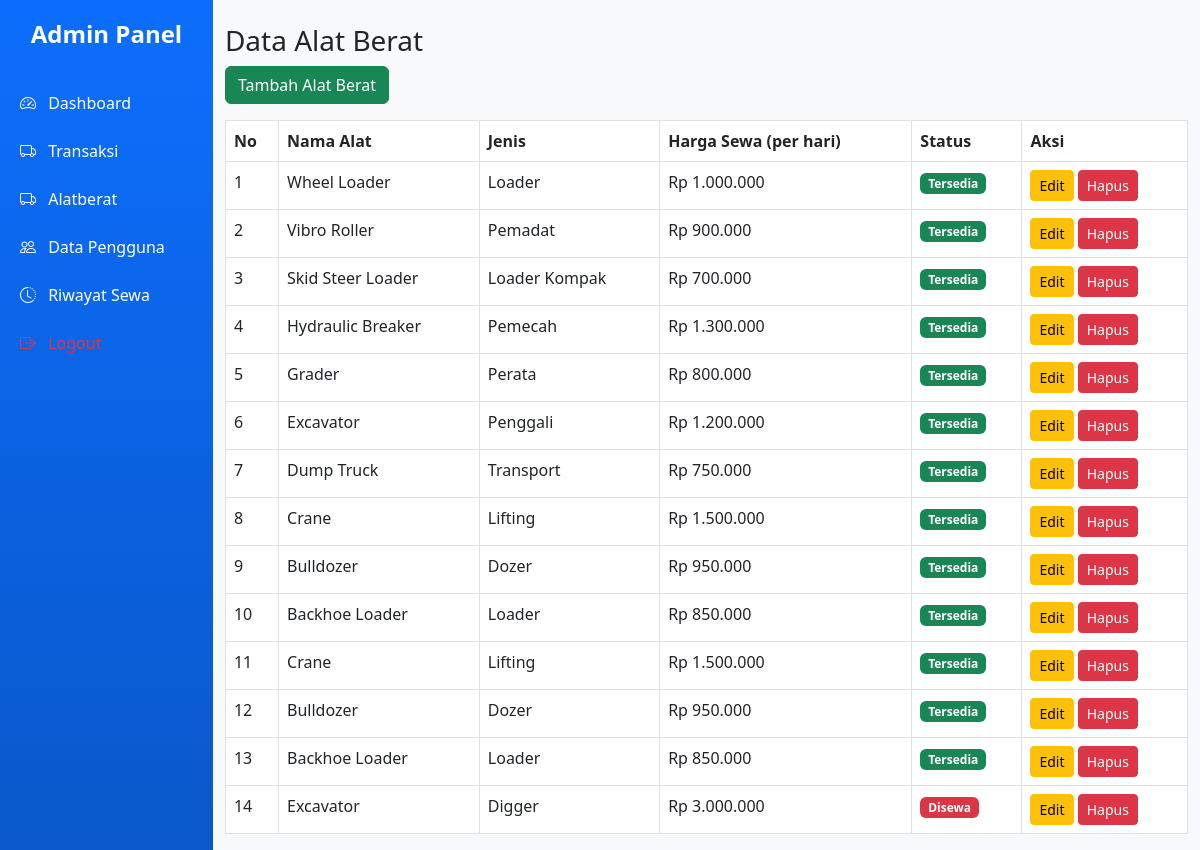
The page /admin/alat_berat.php (signed in) on the database as committed earlier.
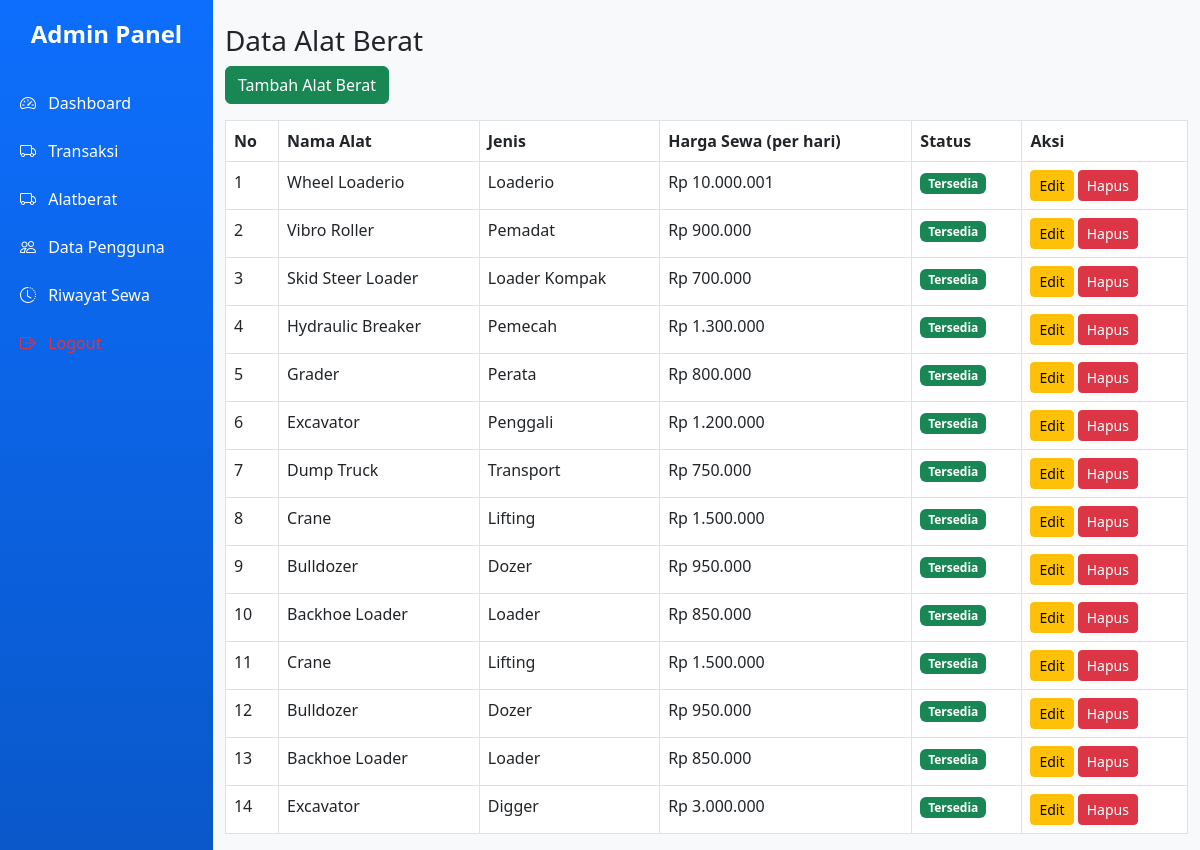
The same page on the database as committed later.
### tables this page shows
CREATE TABLE `alat_berat` (
  `id` int NOT NULL,
  `nama_alat` varchar(100) DEFAULT NULL,
  `jenis` varchar(50) DEFAULT NULL,
  `harga_per_hari` int DEFAULT NULL,
  `foto` varchar(255) DEFAULT NULL,
  `status` enum('tersedia','disewa') DEFAULT 'tersedia',
  `id_kategori` int DEFAULT NULL
);

### admin/alat_berat.php (the view, shortened to what this page needs)
<?php
include "../config/db.php";
$action = $_GET['action'] ?? '';
$data = mysqli_query($conn, "SELECT * FROM alat_berat ORDER BY id DESC");
?>
<!DOCTYPE html>
<html lang="id">
<head>
    <link href="https://cdn.jsdelivr.net/npm/bootstrap@5.3.0/dist/css/bootstrap.min.css" rel="stylesheet">
</head>
<body>
    <?php include "sidebar_admin.php"; ?>
    <div class="container mt-4">
        <h3>Data Alat Berat</h3>
        <?php if ($action == 'add' || ($action == 'edit' && isset($data_edit))): ?>
            <h5><?= $action == 'add' ? 'Tambah Alat Berat' : 'Edit Alat Berat' ?></h5>
            <form method="POST" action="">
                <div class="mb-3">
                    <label>Nama Alat</label>
                    <input type="text" name="nama_alat" class="form-control" required value="<?= $action == 'edit' ? $data_edit['nama_alat'] : '' ?>">
                </div>
                <div class="mb-3">
                    <label>Jenis</label>
                    <input type="text" name="jenis" class="form-control" required value="<?= $action == 'edit' ? $data_edit['jenis'] : '' ?>">
                </div>
                <div class="mb-3">
                    <label>Harga Sewa (per hari)</label>
                    <input type="number" name="harga_per_hari" class="form-control" required value="<?= $action == 'edit' ? $data_edit['harga_per_hari'] : '' ?>">
                </div>
                <div class="mb-3">
                    <label>Status</label>
                    <select name="status" class="form-select" required>
                        <option value="tersedia" <?= ($action == 'edit' && $data_edit['status'] == 'tersedia') ? 'selected' : '' ?>>Tersedia</option>
                        <option value="disewa" <?= ($action == 'edit' && $data_edit['status'] == 'disewa') ? 'selected' : '' ?>>Disewa</option>
                    </select>
                </div>
                <button type="submit" class="btn btn-primary"><?= $action == 'add' ? 'Tambah' : 'Update' ?></button>
                <a href="alat_berat.php" class="btn btn-secondary">Batal</a>
            </form>
        <?php else: ?>
            <a href="alat_berat.php?action=add" class="btn btn-success mb-3">Tambah Alat Berat</a>
            <table class="table table-bordered">
                <thead>
                    <tr>
                        <th>No</th>
                        <th>Nama Alat</th>
                        <th>Jenis</th>
                        <th>Harga Sewa (per hari)</th>
                        <th>Status</th>
                        <th>Aksi</th>
                    </tr>
                </thead>
                <tbody>
                    <?php if (mysqli_num_rows($data) > 0): ?>
                        <?php $no = 1;
                        while ($row = mysqli_fetch_assoc($data)): ?>
                            <tr>
                                <td><?= $no++ ?></td>
                                <td><?= htmlspecialchars($row['nama_alat']) ?></td>
                                <td><?= htmlspecialchars($row['jenis']) ?></td>
                                <td>Rp <?= number_format($row['harga_per_hari'], 0, ',', '.') ?></td>
                                <td><span class="badge bg-<?= $row['status'] == 'tersedia' ? 'success' : 'danger' ?>"><?= ucfirst($row['status']) ?></span></td>
                                <td>
                                    <a href="alat_berat.php?action=edit&id=<?= $row['id'] ?>" class="btn btn-warning btn-sm">Edit</a>
                                    <a href="alat_berat.php?action=delete&id=<?= $row['id'] ?>" onclick="return confirm('Hapus alat ini?')" class="btn btn-danger btn-sm">Hapus</a>
                                </td>
                            </tr>
                        <?php endwhile; ?>
                    <?php else: ?>
                        <tr>
                            <td colspan="6" class="text-center">Belum ada data alat berat.</td>
                        </tr>
                    <?php endif; ?>
                </tbody>
            </table>
        <?php endif; ?>
    </div>
</body>
</html>

Rows that differ between the two databases and show on the page:
changed alat_berat: nama_alat "Wheel Loader" → "Wheel Loaderio"; jenis "Loader" → "Loaderio"; harga_per_hari "1.000.000" → "10.000.001"
changed alat_berat "Digger": status "Disewa" → "Tersedia"
